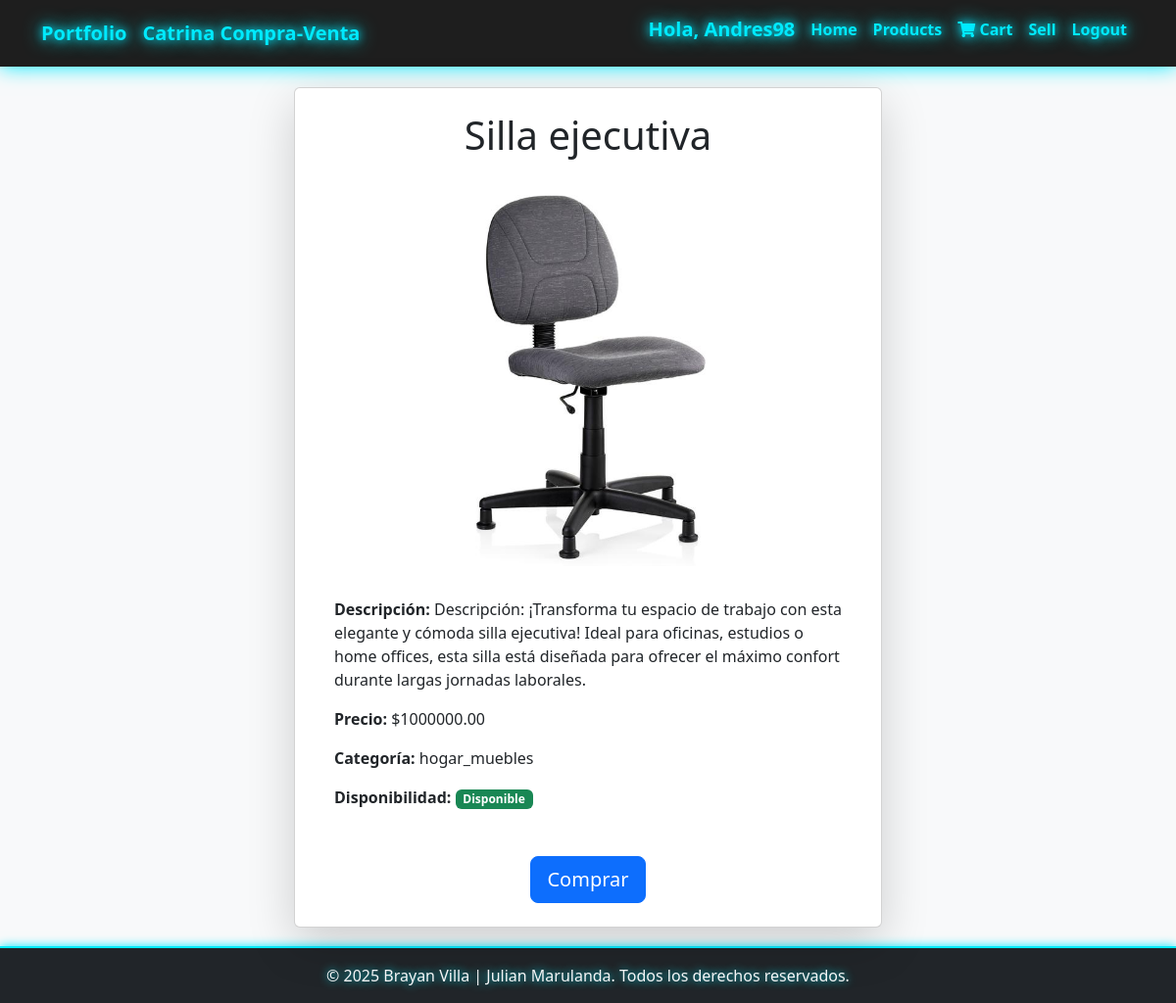
Page /catrina/buy_product/1 (signed in) on the committed database.
### productos/models.py (models this page shows, shortened)
class Product(models.Model):
    name = models.CharField(max_length=255)
    description = models.TextField()
    price = models.DecimalField(max_digits=10, decimal_places=2)
    date = models.DateTimeField(auto_now_add=True)
    is_available = models.BooleanField(default=True)
    category = models.CharField(max_length=50, choices=CATEGORY_CHOICES, default='Electronica')
    image = models.ImageField(
        upload_to='products/',
        blank=True,  # Permite dejarlo vacío en la base de datos
        null=True,   # Permite valores nulos en la base de datos
        validators=[FileExtensionValidator(allowed_extensions=['jpg', 'jpeg', 'png', 'gif', 'bmp', 'webp'])])

### productos/views.py (the view)
# urls.py: path('buy_product/<int:product_id>', views.buy_product, name='buy_product'),
@login_required
def buy_product(request, product_id):
    product = get_object_or_404(Product, pk=product_id)
    context = {'product': product}
    return render(request, 'productos/buy_product.html', context)

### productos/templates/productos/buy_product.html
{% extends "productos/product_base.html" %}
{% block content %}
  <main class="container d-flex justify-content-center align-items-center vh-100" style="min-height: 80vh; margin-top: 50px; margin-button: 10px;">
    <div class="card shadow-lg p-4" style="max-width: 600px; width: 100%;">
      <div class="text-center">
        <h1 class="mb-3">{{ product.name }}</h1>
      </div>
      {% if product.image %}
        <div class="text-center mb-3">
          <img src="{{ product.image.url }}" alt="{{ product.name }}" class="img-fluid rounded" style="max-width: 100%; height: auto;" />
        </div>
      {% else %}
        <p class="text-center text-muted">
          <em>No hay imagen disponible</em>
        </p>
      {% endif %}
      <div class="card-body">
        <p>
          <strong>Descripción:</strong> {{ product.description }}
        </p>
        <p>
          <strong>Precio:</strong> ${{ product.price }}
        </p>
        <p>
          <strong>Categoría:</strong> {{ product.category }}
        </p>
        <p>
          <strong>Disponibilidad:</strong>
          {% if product.is_available %}
            <span class="badge bg-success">Disponible</span>
          {% else %}
            <span class="badge bg-danger">No disponible</span>
          {% endif %}
        </p>
      </div>
      <div class="text-center mt-3">
        {% if product.is_available %}
          <a href="{% url 'products:order_product' product.id %}" class="btn btn-primary btn-lg">Comprar</a>
        {% else %}
          <button class="btn btn-secondary btn-lg" disabled>Compra no disponible</button>
          <p class="text-danger mt-2">
            <strong>Este producto no está disponible para la compra.</strong>
          </p>
        {% endif %}
      </div>
    </div>
  </main>
{% endblock %}

### productos/templates/productos/product_base.html (shortened to what this page needs)
{% load static %}
<!DOCTYPE html>
<html lang="en">
  <head>
    <link rel="stylesheet" href="https://cdn.jsdelivr.net/npm/bootstrap@5.3.3/dist/css/bootstrap.min.css" />
    <link rel="stylesheet" href="{% static 'productos/css/main.css' %}" />
    <link href="https://cdnjs.cloudflare.com/ajax/libs/font-awesome/5.15.4/css/all.min.css" rel="stylesheet">
  </head>
  <body>
    <nav class="navbar navbar-expand-lg navbar-dark custom-navbar">
      <div class="container">
        <a class="navbar-brand neon-text" href="{% url 'portfolio' %}">Portfolio</a>
        <a class="navbar-brand neon-text" href="{% url 'products:home'%}">Catrina Compra-Venta</a>
        <div class="collapse navbar-collapse" id="navbarNav">
          <ul class="navbar-nav ms-auto mb-2 mb-lg-0">
            <li class="nav-item">
              <h5><a class="nav-link neon-text">Hola, {{ user.username }}</a></h5>
            </li>
            <li class="nav-item">
              <a href="{% url 'products:home' %}" class="nav-link neon-text">Home</a>
            </li>
            <li class="nav-item">
              <a href="{% url 'products:products' %}" class="nav-link neon-text">Products</a>
            </li>
            {% if user.is_authenticated and not user.is_staff %}
              <li class="nav-item">
                <a href="{% url 'products:total_orders'%}" class="nav-link neon-text"><i class="fas fa-shopping-cart"></i> Cart</a>
              </li>
            {% endif %}
            <li class="nav-item">
              <a class="nav-link neon-text" href="{% url 'products:sell' %}">Sell</a>
            </li>
            <li class="nav-item">
              <a href="{% url 'products:signout' %}" class="nav-link neon-text">Logout</a>
            </li>
          </ul>
        </div>
      </div>
    </nav>
    {% block content %}
    {% endblock %}
    <footer class="bg-dark text-light text-center py-3 mt-5">
      <div class="container">
        <p class="mb-0">&copy; 2025 Brayan Villa | Julian Marulanda. Todos los derechos reservados.</p>
      </div>
    </footer>
  </body>
</html>

### productos/static/productos/css/main.css (style rules this page uses)
.custom-navbar { background: rgba(18, 18, 18, 0.95); box-shadow: 0 0 20px #00eaff; padding: 10px 20px; }
.neon-text { color: #00eaff !important; text-shadow: 0 0 10px #00eaff, 0 0 20px #00eaff; font-weight: bold; transition: 0.3s ease-in-out; }
.navbar-nav .nav-link { transition: all 0.3s ease-in-out; }
footer { background: #0d1117; color: #00eaff; text-shadow: 0 0 10px #00eaff; box-shadow: 0 0 10px #00eaff; border-top: 2px solid #00eaff; }
body { background: #f8f9fa; }

### rows in the picture
Product: name "Silla ejecutiva", image (picture), description "Descripción: ¡Transforma tu espacio de trabajo con esta elegante y cómoda silla ejecutiva! Ideal para oficinas, estudios o home offices, esta silla está diseñada para ofrecer el máximo confort durante largas jornadas laborales.", price "1000000.00", category "hogar_muebles"

### other values in the picture
{{ user.username }} "Andres98"
